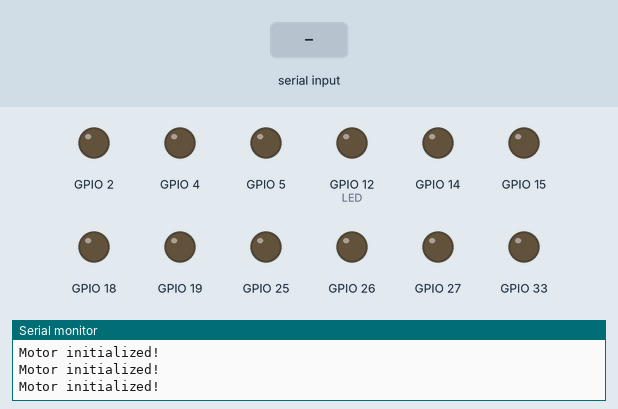
Bench run of a program on a simulated ESP32. Parts: output pins drawn as LEDs (lit = HIGH), the last lines printed to the serial monitor. Dashed ring = blinking. The inputs (shaded band) are chosen by the test bench.

Above: at 2.1 s.
At 3.54 s:
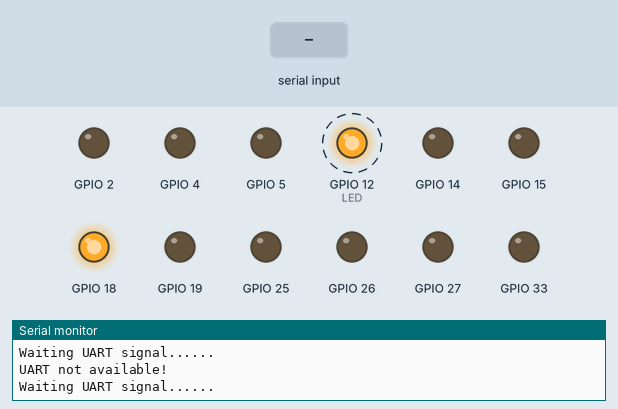
3.8 s: "1" received over the second serial link
At 4.13 s:
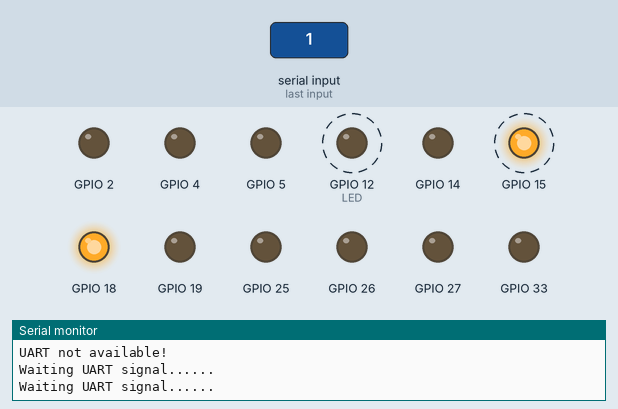
Timing chart, 0 to 12.8 s (numbered marks = the images above; inputs shaded):
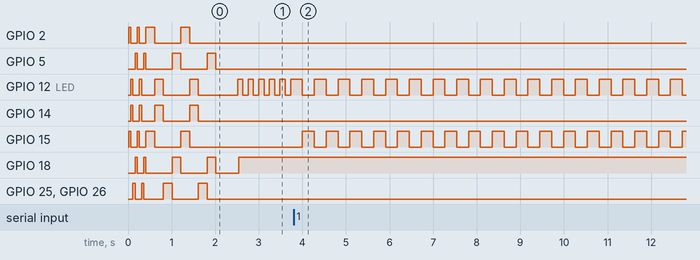

Measured:
- after the input at 3.8 s, GPIO 12 (LED), GPIO 15: alternates HIGH for 0.27 s and LOW for 0.27 s, starting after 0.20 s

The program:

main.cpp
```cpp
#include <stdio.h>
#include <Arduino.h>
#include "motors.h"

HardwareSerial wheelRX(1); // Use UART1 for receiving (adjust pins as needed)
Motor motor1(15, 2, 4);
Motor motor2(12, 14, 27);
Motor motor3(26, 25, 33);
Motor motor4(5, 18, 19);


// Variables
int X, Y, rot, val1, val2;

// FreeRTOS task function
void receiveUARTTask(void *parameter) {
    unsigned long previousMillis = 0;
    unsigned long uartTimeoutMillis = 0;
    const unsigned long interval = 250; // Normal blinking interval
    const unsigned long rapidInterval = 100; // Rapid blinking interval
    static int previousPacketCount = 0;

    while (true) {
        unsigned long currentMillis = millis();

        if (wheelRX.available() >= 22) { // Wait for 1 header + 20 data bytes + 1 checksum
            digitalWrite(18, LOW);
            digitalWrite(25, HIGH);
            uint8_t header = wheelRX.read(); // Read the header
            if (header == 0xAA) { // Check if the header is correct
                uint8_t buffer[20];
                wheelRX.readBytes(buffer, sizeof(buffer)); // Read the 20 bytes of data
                uint8_t receivedChecksum = wheelRX.read(); // Read the checksum

                // Calculate checksum
                uint8_t calculatedChecksum = header;
                for (int i = 0; i < sizeof(buffer); i++) {
                    calculatedChecksum += buffer[i];
                }

                if (calculatedChecksum == receivedChecksum) { // Validate checksum
                    int *data = (int *)buffer;
                    X = data[0];
                    Y = data[1];
                    rot = data[2];
                    val1 = data[3];
                    val2 = data[4];

                    if (previousPacketCount != 0 && val1 != previousPacketCount + 1) {
                        Serial.printf("Packet skipped! Expected: %d, Received: %d\n", previousPacketCount + 1, val1);
                    }
                    previousPacketCount = val1;
                    uartTimeoutMillis = currentMillis; // Reset UART timeout
                    Serial.printf("Received [%5d]: %5d %5d %5d, %5d, %5d\n", val1, X, Y, rot, val1, val2);
                    digitalWrite(26, HIGH); // Indicate successful reception


                } else {
                    Serial.println("Checksum mismatch! Data corrupted.");
                    digitalWrite(26, LOW); // Indicate checksum error
                }
            }
        }

        if (wheelRX.available()) {
            uartTimeoutMillis = currentMillis; // Reset UART timeout
            if (currentMillis - previousMillis >= interval) {
                previousMillis = currentMillis;
                digitalWrite(12, !digitalRead(12)); // Toggle LED state
                if(val2 == 0){ digitalWrite(15, !digitalRead(12)); } else { digitalWrite(15, LOW);}
            }
        } else if (currentMillis - uartTimeoutMillis >= 500) {
            if (currentMillis - previousMillis >= rapidInterval) {
                previousMillis = currentMillis;
                digitalWrite(12, !digitalRead(12)); // Rapidly toggle LED state
                Serial.println("UART not available!");
                X = 0; Y = 0; rot = 0;
            } else {
                Serial.println("Waiting UART signal......");
            }
        }

        vTaskDelay(30 / portTICK_PERIOD_MS); // Add a small delay to avoid busy looping
        digitalWrite(18, HIGH);
        digitalWrite(25, LOW);
    }
}

void setup() {
    Serial.begin(9600); // For debugging

    motor1.initPins();
    motor1.setPwmFreq(15000, 1); // Set PWM frequency and channel

    motor2.initPins();
    motor2.setPwmFreq(15000, 2);

    motor3.initPins();
    motor3.setPwmFreq(15000, 3);

    motor4.initPins();
    motor4.setPwmFreq(15000, 4);

    for (int j = 0; j < 2; j++) {
        int delayTime = (j == 0) ? 50 : 200; // Fast in the first loop, slow in the second loop
        for (int i = 0; i < 2; i++) {
            motor1.allON();
            delay(delayTime);
            motor1.allOFF();

            motor2.allON();
            delay(delayTime);
            motor2.allOFF();

            motor3.allON();
            delay(delayTime);
            motor3.allOFF();

            motor4.allON();
            delay(delayTime);
            motor4.allOFF();
        }
    }

    delay(500);

    wheelRX.begin(15200, SERIAL_8N1, 16, 17); // Match baud rate and pins

    // Create the FreeRTOS task
    xTaskCreate(receiveUARTTask, "Receive UART", 2048, NULL, 1, NULL);
}

void loop() {
    // Empty loop since the task handles the logic

    int motfl = (-X) - (-Y) - (-rot); // Front Left
    int motfr = (-X) + (-Y) + (-rot); // Front Right
    int motrl = (-X) - (-Y) + (-rot); // Rear Left
    int motrr = (-X) + (-Y) - (-rot); // Rear Right

    //motor1.driveMotors(motfl);
    //motor2.driveMotors(motfr);
    //motor3.driveMotors(motrl);
    //motor4.driveMotors(motrr);

}
```

motors.cpp
```cpp
#include "motors.h"
#include <stdio.h>
#include <Arduino.h>


Motor::Motor(int pina, int pinb, int pwm){
    motorPinA = pina;
    motorPinB = pinb;
    motorPwm = pwm;
}

void Motor::initPins()
{
    if(motorPinA == 0 || motorPinB == 0 || motorPwm == 0) {
        Serial.println("Motor pins not set correctly!");
        return;
    }

    pinMode(motorPinA, OUTPUT);
    pinMode(motorPinB, OUTPUT);
    pinMode(motorPwm, OUTPUT);

    Serial.printf("Motor initialized!\n");
}

void Motor::setPwmFreq(int frequency, int channel) {
    pwmFrequency = frequency;
    pwmChannel = channel;
    ledcSetup(pwmChannel, pwmFrequency, 8); // 8-bit resolution
    ledcAttachPin(motorPwm, pwmChannel);
}

void Motor::driveMotors(int speed) {
    if (speed > 0) {
        digitalWrite(motorPinA, HIGH);
        digitalWrite(motorPinB, LOW);
    } else if (speed < 0) {
        digitalWrite(motorPinA, LOW);
        digitalWrite(motorPinB, HIGH);
    } else {
        digitalWrite(motorPinA, LOW);
        digitalWrite(motorPinB, LOW);
    }
    ledcWrite(pwmChannel, abs(speed)); // Use channel 0 for PWM
}

void Motor::allON(){
    if(motorPinA == 0 || motorPinB == 0){
        Serial.println("Some of the pins aren't set correctly!");
    }

    digitalWrite(motorPinA, HIGH);
    digitalWrite(motorPinB, HIGH);
}

void Motor::allOFF(){
    if(motorPinA == 0 || motorPinB == 0){
        Serial.println("Some of the pins aren't set correctly!");
    }

    digitalWrite(motorPinA, LOW);
    digitalWrite(motorPinB, LOW);
}
```

motors.h
```cpp
#ifndef MOTORS_H
#define MOTORS_H

class Motor{
public:
    // Set the pin for the motor
    Motor(int pina, int pinb, int pwm);

    void initPins();

    // Set the PWM frequency for the motor
    void setPwmFreq(int frequency, int channel);

    // Drive the motor with a specific speed
    void driveMotors(int speed);

    //Test LED lights if the circuit is connected to
    void allOFF();
    void allON();

private:
    int motorPinA;
    int motorPinB;
    int motorPwm;
    int pwmFrequency;
    int pwmChannel;
};

#endif // MOTORS_H
```
